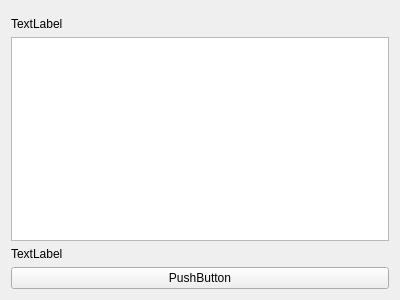
<?xml version="1.0" encoding="UTF-8"?>
<ui version="4.0">
 <class>NoteWidget</class>
 <widget class="QWidget" name="NoteWidget">
  <property name="geometry">
   <rect>
    <x>0</x>
    <y>0</y>
    <width>400</width>
    <height>300</height>
   </rect>
  </property>
  <property name="windowTitle">
   <string>Form</string>
  </property>
  <layout class="QHBoxLayout" name="horizontalLayout_2">
   <item>
    <layout class="QVBoxLayout" name="verticalLayout">
     <item>
      <widget class="QFrame" name="frame">
       <property name="frameShape">
        <enum>QFrame::Shape::StyledPanel</enum>
       </property>
       <property name="frameShadow">
        <enum>QFrame::Shadow::Raised</enum>
       </property>
      </widget>
     </item>
     <item>
      <widget class="QLabel" name="label">
       <property name="text">
        <string>TextLabel</string>
       </property>
      </widget>
     </item>
     <item>
      <widget class="QTextEdit" name="textEdit"/>
     </item>
     <item>
      <widget class="QLabel" name="label_2">
       <property name="text">
        <string>TextLabel</string>
       </property>
      </widget>
     </item>
     <item>
      <widget class="QPushButton" name="m_deleteButton">
       <property name="text">
        <string>PushButton</string>
       </property>
      </widget>
     </item>
    </layout>
   </item>
  </layout>
 </widget>
 <resources/>
 <connections/>
</ui>
